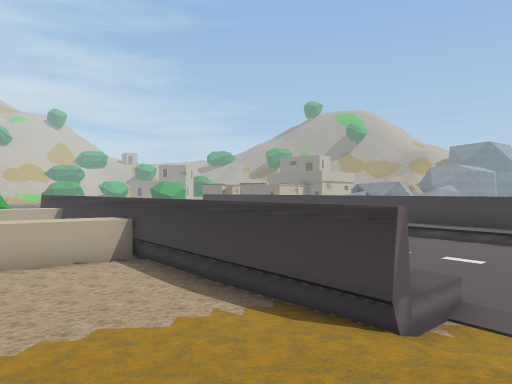
[1] (above)

24 first-person views from a walk through a 3-D level made in the Unity game engine. The camera is 1.5 m above the floor, looks level and sees 70° across. The floor is counted in squares, 2 m on a side. Each view is taken from the middle of a square. On the plan, view 1 faces up. The plan holds only what a view shows up to about 11 squares ahead; the rest is blank. The place goes on beyond the plan. The player character is not drawn. Some animated figures are left out. Some surface patterns are stand-ins.

[2]
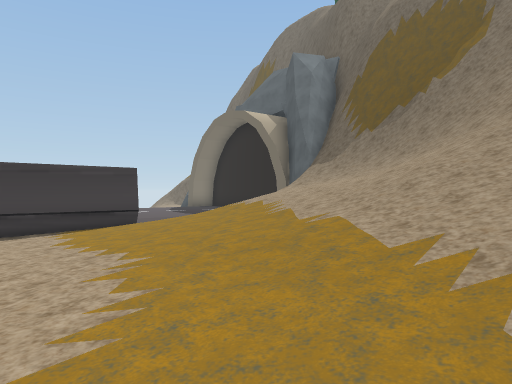

[3]
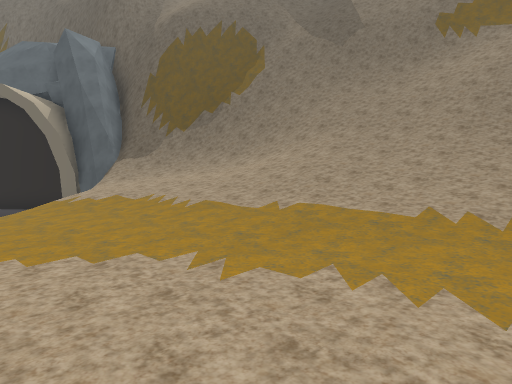

[4]
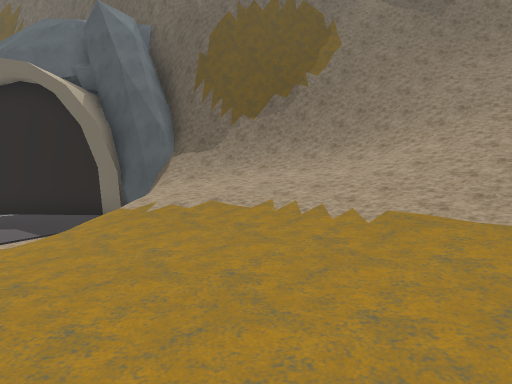

[5]
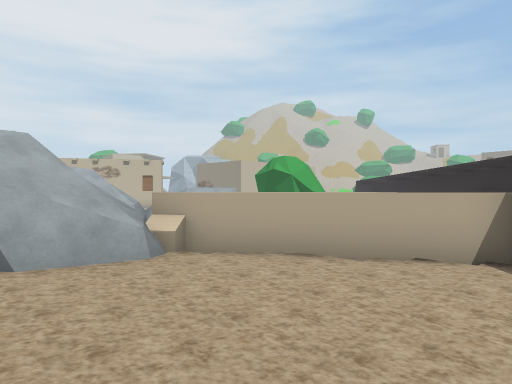

[6]
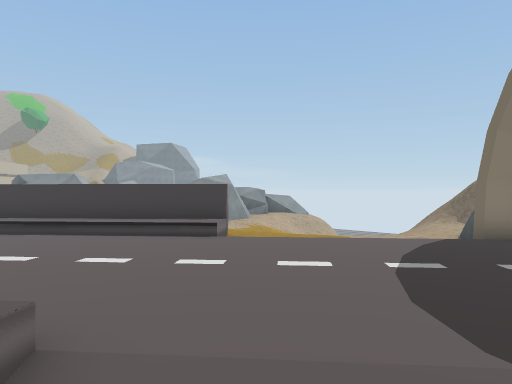

[7]
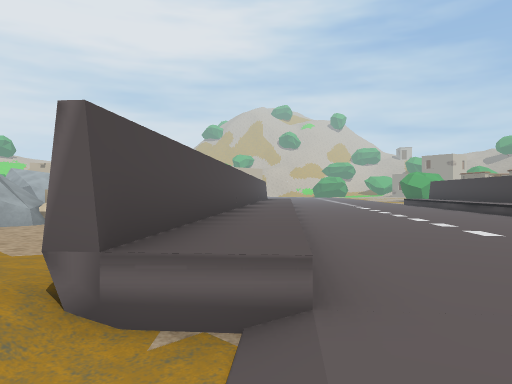

[8]
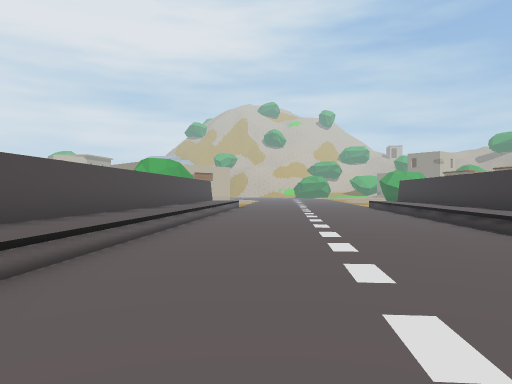

[9]
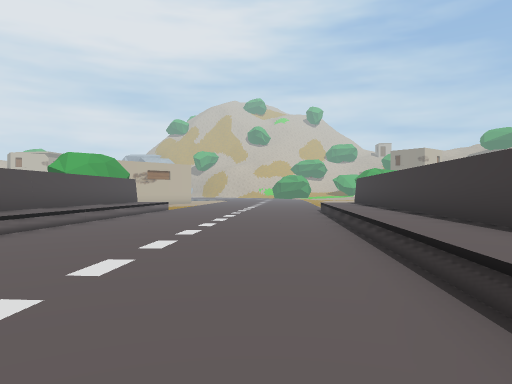

[10]
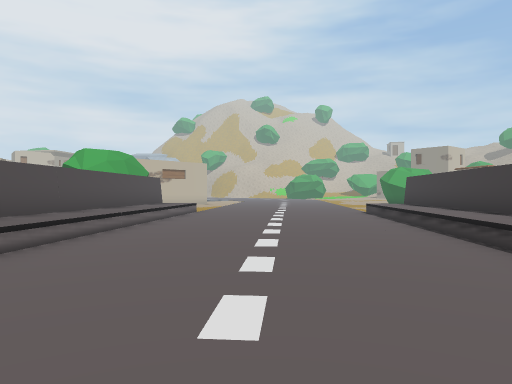

[11]
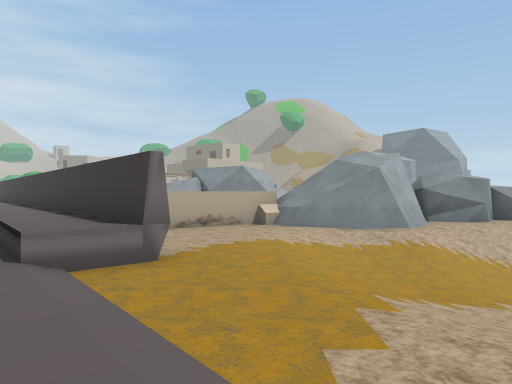

[12]
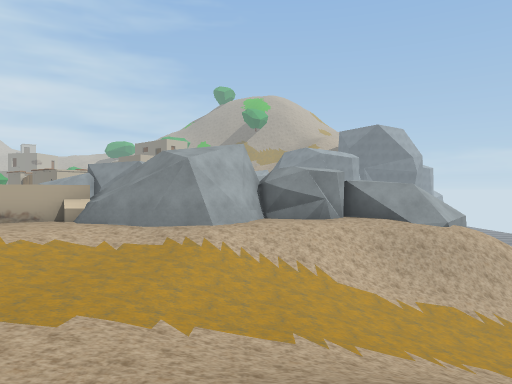

[13]
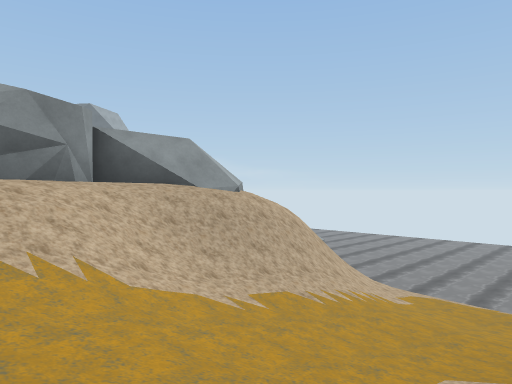

[14]
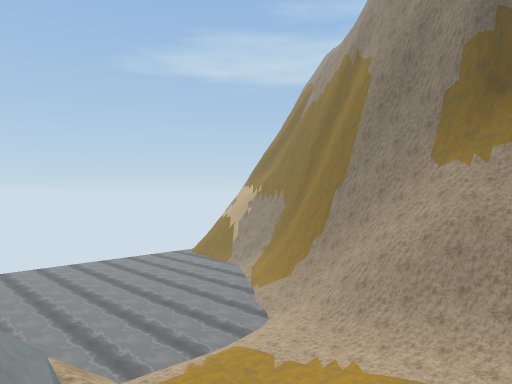

[15]
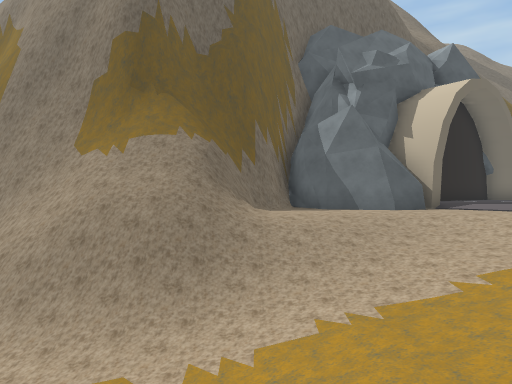

[16]
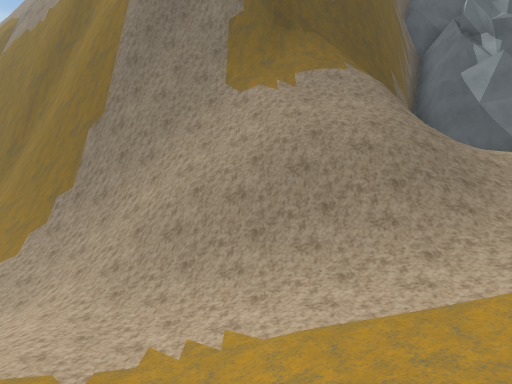

[17]
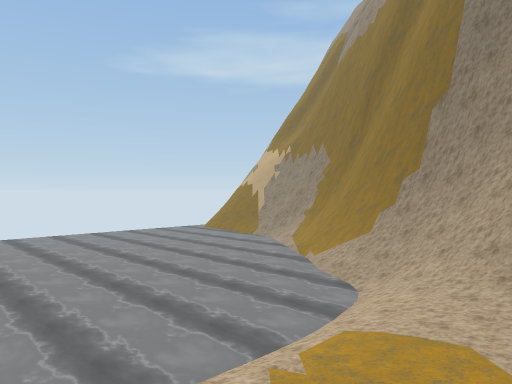

[18]
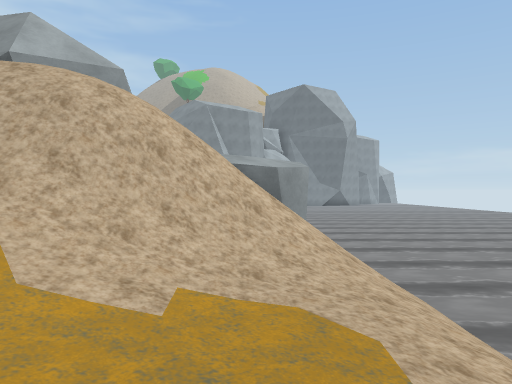

[19]
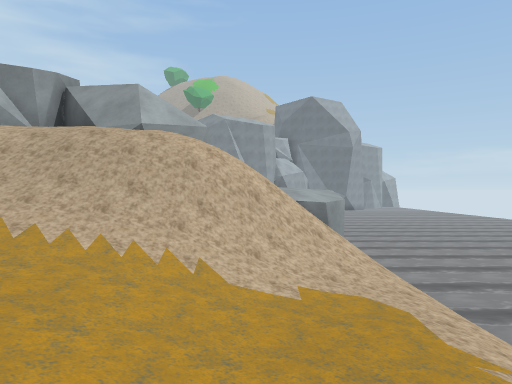

[20]
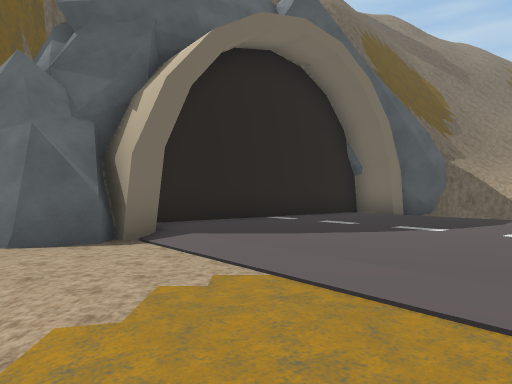

[21]
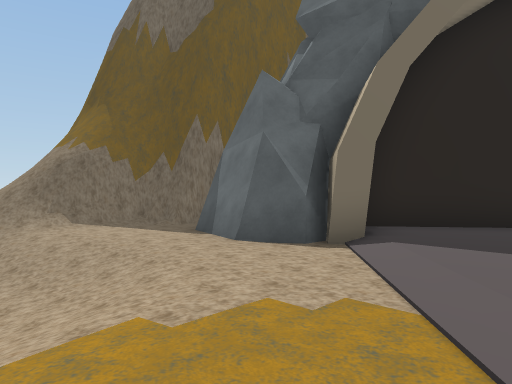

[22]
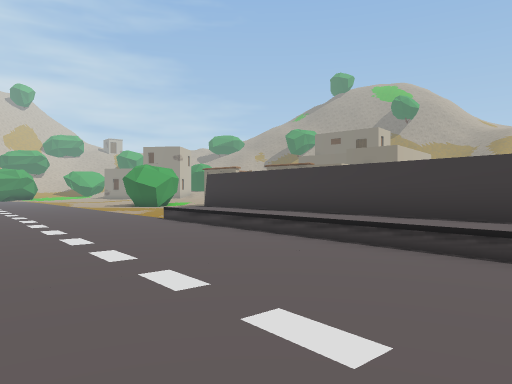

[23]
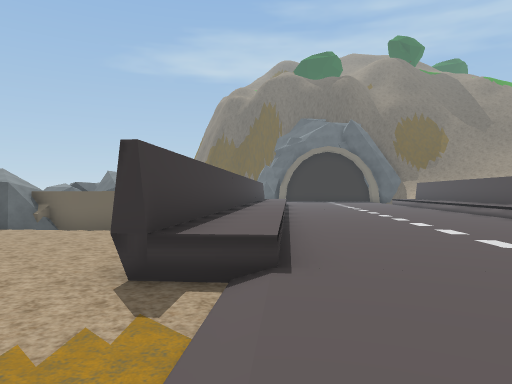

[24]
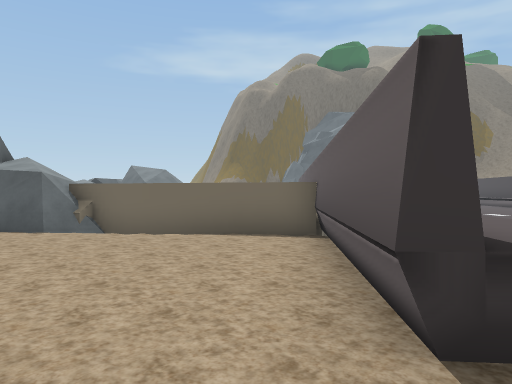

### Floor plan
Key: @ floor where view 1 was taken; # wall or solid block; . main floor; : floor 1.5 m higher than the main floor; - floor 1.75 m lower than the main floor; _ floor 3.25 m lower than the main floor; < floor 5 m lower than the main floor; ( floor 6.5 m lower than the main floor; / step, stairs or slope; = window, fence, low wall or low ledge; ~ water the walk can cross; ≈ water the walk keeps out of; ^ raised ledge; v drop or lower ground; R rock.
Columns run from 7 left of view 1 to 28 right of it. Each row starts with its distance up from view 1.
 26 . .. ..
 25  ...........
 24 ...^#......##
 23 ...^^#....##
 22 ....^#...##                     ≈≈≈≈
 21 .....^#.##                      ≈≈≈≈
 20 .....^^##                       ≈≈≈≈
 19  .....^^#                       ≈≈≈≈
 18 .......^^#               R      ≈≈≈≈
 17 ........^^#           #RR##   -≈≈≈≈≈
 16 ^........^^#    ###  ##RR.#=##/≈≈≈≈
 15 ^^........^#v  ##.^###..////==//~≈
 14 #^^.......^^#  #.....///////////~≈≈≈
 13  #^^.......^^# ....--/////////<<~≈≈≈
 12  ##^........^^#....--/--__<<<<<<~≈≈≈
 11   #^^........^^#..------__<<<<<<~≈≈≈
 10    #^^........^^...-----/////<<<~≈≈≈
  9    ##^^............---////###///~≈≈≈
  8  ###.#^^.........../--/////####//~≈≈
  7 ##....#^^...............////vv##//(≈
  6 #......#^...............##/##v####//
  5 #.......#^..........##..##=####  ###
  4 #.......#^.........####.####       #
  3  ......../.........## ###     vvv
  2  .....:::/ .......##
  1 ...:::::::/.....###
  0  ::://:@::/###.##     vv
 -1   /////:://=####
 -2   ////////###
 -3   ///////=##
 -4   ///////##
 -5    /////###v
 -6    ///###vv
 -7    /####vv
 -8    ##v

Positions as (right, up) in squares from view 1, and headings:
1: (0, 0), facing up
2: (-7, 1), facing right
3: (-6, 4), facing down-right
4: (-3, 4), facing down-right
5: (-2, 3), facing up-left
6: (2, 2), facing up-right
7: (4, 3), facing up-left
8: (4, 7), facing up-left
9: (4, 11), facing up-left
10: (2, 11), facing up-left
11: (10, 5), facing up
12: (15, 6), facing up
13: (15, 10), facing up-right
14: (18, 16), facing down-right
15: (17, 15), facing down
16: (21, 14), facing down
17: (22, 14), facing down-right
18: (23, 11), facing up
19: (22, 9), facing up
20: (10, 10), facing down
21: (9, 9), facing down-right
22: (-2, 13), facing up
23: (-7, 26), facing down-right
24: (-4, 26), facing down-right
